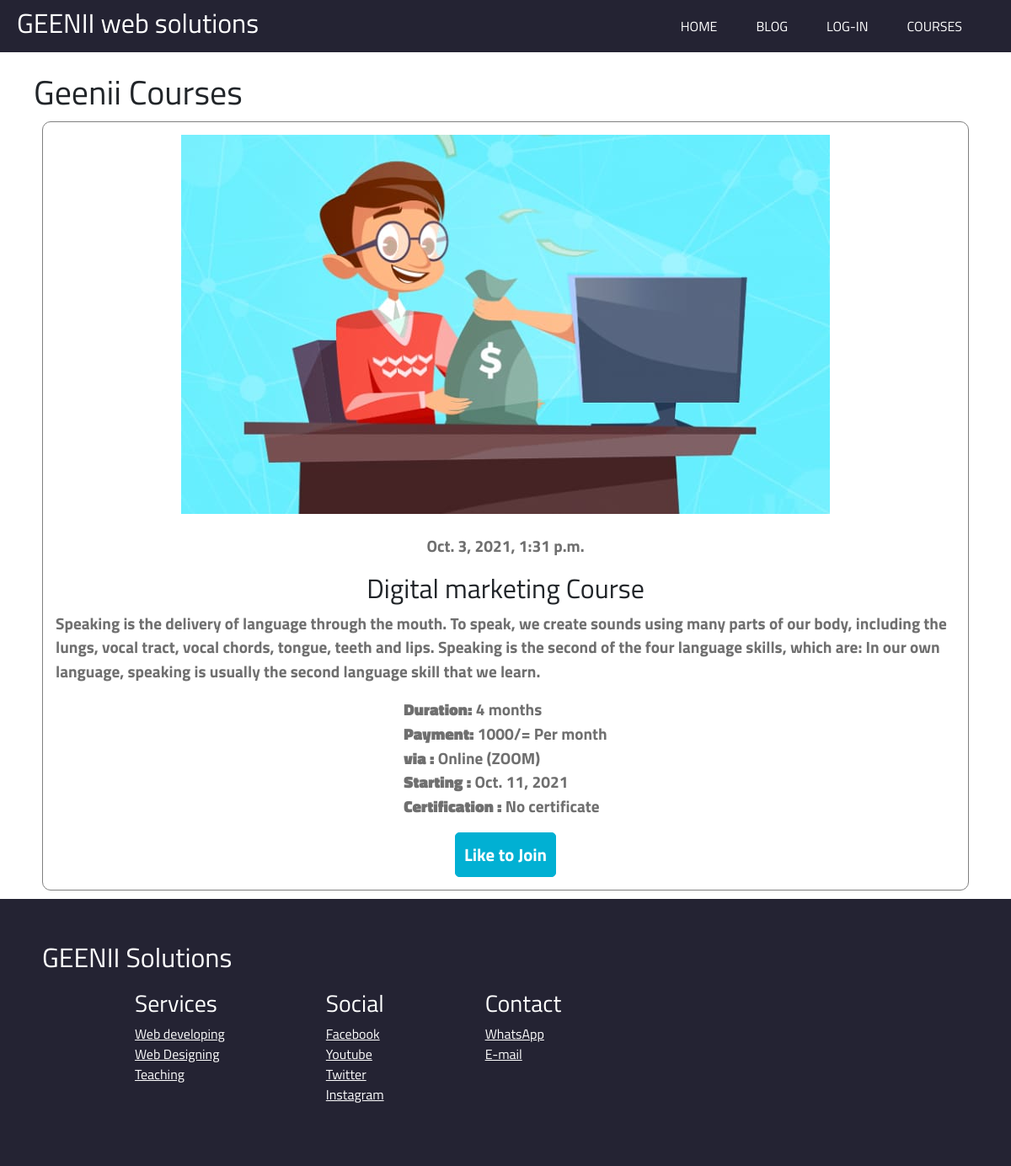
/Section/3, run on the app's committed database.
### course/models.py (models this page shows)
class course(models.Model):
    image = models.ImageField()
    title = models.CharField(max_length=100)
    about = models.CharField(max_length=1000)
    time = models.DateTimeField(default=dt, blank=True)
    duration = models.CharField(max_length=50)
    start = models.DateField()
    payment = models.CharField(max_length=100)
    via = models.CharField(max_length=25)
    certification = models.CharField(max_length=30)

### course/views.py (the view)
# urls.py: path('Section/<str:inum>',cviews.cours,name='Section'),
def cours(request,inum):
    info = course.objects.get(id=inum)
    return render(request,'Class/section.html',{'course':info})

### templates/Class/section.html (shortened to what this page needs)
<!DOCTYPE html>
<html lang="en">
{% load static %}
<head>
    <link rel="stylesheet" href="{% static 'course/section.css' %}">
    <link rel="stylesheet" href="{% static 'Home/style.css' %}">
    <link rel="stylesheet" href="{% static 'lstbr.css' %}">
    <link href="https://cdn.jsdelivr.net/npm/bootstrap@5.1.0/dist/css/bootstrap.min.css" rel="stylesheet">
    <link rel="stylesheet" href="style.css">
</head>
<body id="body">
    <nav class="navbar navbar-expand-lg" id="navbar">
        <h2>GEENII web solutions</h2>
        <div class="collapse navbar-collapse" id="menu">
            <ul class="navbar-nav ms-auto">
                <li class="nav-item" id="tlist"><a href="/" class="nav-link" id="tlink">HOME</a></li>
                <li class="nav-item" id="tlist"><a href="/Blog" class="nav-link" id="tlink">BLOG</a></li>
                {% if user.is_authenticated %}
                <li class="nav-item" id="tlist"><a href="/Logout" class="nav-link" id="tlink">LOG-OUT</a></li>
                {% else %}
                <li class="nav-item" id="tlist"><a href="/Login" class="nav-link" id="tlink">LOG-IN</a></li>
                {% endif %}
                <li class="nav-item" id="tlist"><a href="/class" class="nav-link" id="tlink">COURSES</a></li>
            </ul>
        </div>
    </nav>
    <br>
    <div id="main">
        <h1>Geenii Courses</h1>
            <div id="box">
                <img src="{{course.image.url}}" class="img-fluid" id="img">
                <br>
                <p>
                    {{course.time}}
                </p>
                <h2>{{course.title}}</h2>
                <p id="bpera">
                    {{course.about}}
                </p>
                <p>
                    <b>Duration:</b> {{course.duration}} <br>
                    <b>Payment:</b> {{course.payment}} <br>
                    <b>via :</b> {{course.via}} <br>
                    <b>Starting :</b> {{course.start}} <br>
                    <b>Certification :</b> {{course.certification}} <br>
                </p>
                <a href="/join/{{course.id}}"><button id="btnn">Like to Join</button></a>
            </div>
    </div>
    <div id="lstbr">
        <h2>GEENII Solutions</h2>
        <div id="lastbar">
            <div class="fsection">
                <h3>Services</h3>
                <a href="" class="a">Web developing</a>
                <a href="" class="a">Web Designing</a>
                <a href="" class="a">Teaching</a>
            </div>
            <div class="fsection">
                <h3>Social</h3>
                <a href="" class="a">Facebook</a>
                <a href="" class="a">Youtube</a>
                <a href="" class="a">Twitter</a>
                <a href="" class="a">Instagram</a>
            </div>
            <div class="fsection">
                <h3>Contact</h3>
                <a href="" class="a">WhatsApp</a>
                <a href="" class="a">E-mail</a>
            </div>
        </div>
    </div>
</body>
</html>

### static/course/section.css (style rules this page uses)
#body { padding: 0; margin: 0; font-family: 'Titillium Web', sans-serif; min-height: 100vh; }
#main { padding: 0 40px; }
#box { display: flex; justify-content: center; align-items: center; flex-direction: column; border: 0.7px solid gray; border-radius: 10px; padding: 15px; margin: 10px; }
#btnn { padding: 10px; background-color: #01B0D3; color: white; border-radius: 5px; border: 1px solid #01B0D3; font-size: 1.3rem; font-weight: bold; }
#navbar { position: sticky; top: 0; z-index: 1; }
#bpera { font-size: 1.2rem; }

### static/Home/style.css (style rules this page uses)
#body { font-family: 'Titillium Web', sans-serif; margin: 0px; padding: 0px; }
#navbar { padding: 8px 20px; background-color: #242333; color: white; }
#tlink { color: white; }
#tlist { margin-right: 30px; }

### static/lstbr.css (style rules this page uses)
#lastbar { display: flex; justify-content: flex-start; align-items: center; flex-wrap: wrap; padding-left: 50px; color: white; }
.fsection { display: flex; flex-direction: column; justify-content: flex-start; margin: 10px 60px; min-height: 150px; }
.a { color: white; }
#lstbr { display: flex; flex-direction: column; flex-wrap: wrap; color: white; background-color: #242333; padding: 50px; }

### static/Blog/style.css (style rules this page uses)
#body { padding: 0; margin: 0; font-family: 'Titillium Web', sans-serif; }
p { color: rgba(87, 87, 87, 0.856); font-size: 1.2rem; font-weight: bold; }
#navbar { position: sticky; top: 0; z-index: 1; }

### data on the page
course: image (picture), time "Oct. 3, 2021, 1:31 p.m.", title "Digital marketing Course", about "Speaking is the delivery of language through the mouth. To speak, we create sounds using many parts of our body, including the lungs, vocal tract, vocal chords, tongue, teeth and lips. Speaking is the second of the four language skills, which are: In our own language, speaking is usually the second language skill that we learn.", duration "4 months", payment "1000/= Per month", via "Online (ZOOM)", start "Oct. 11, 2021", certification "No certificate"
